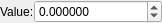
<?xml version="1.0" encoding="UTF-8"?>
<ui version="4.0">
 <class>Widget_ShaderParameter_Float</class>
 <widget class="QWidget" name="Widget_ShaderParameter_Float">
  <property name="geometry">
   <rect>
    <x>0</x>
    <y>0</y>
    <width>162</width>
    <height>20</height>
   </rect>
  </property>
  <property name="windowTitle">
   <string>Form</string>
  </property>
  <layout class="QHBoxLayout" name="horizontalLayout">
   <property name="spacing">
    <number>0</number>
   </property>
   <property name="leftMargin">
    <number>0</number>
   </property>
   <property name="topMargin">
    <number>0</number>
   </property>
   <property name="rightMargin">
    <number>0</number>
   </property>
   <property name="bottomMargin">
    <number>0</number>
   </property>
   <item>
    <widget class="QLabel" name="label_value">
     <property name="sizePolicy">
      <sizepolicy hsizetype="Maximum" vsizetype="Preferred">
       <horstretch>0</horstretch>
       <verstretch>0</verstretch>
      </sizepolicy>
     </property>
     <property name="text">
      <string>Value:</string>
     </property>
    </widget>
   </item>
   <item>
    <widget class="QDoubleSpinBox" name="doubleSpinBox_value">
     <property name="decimals">
      <number>6</number>
     </property>
     <property name="minimum">
      <double>-999999.000000000000000</double>
     </property>
     <property name="maximum">
      <double>999999.000000000000000</double>
     </property>
    </widget>
   </item>
  </layout>
 </widget>
 <resources/>
 <connections/>
</ui>
